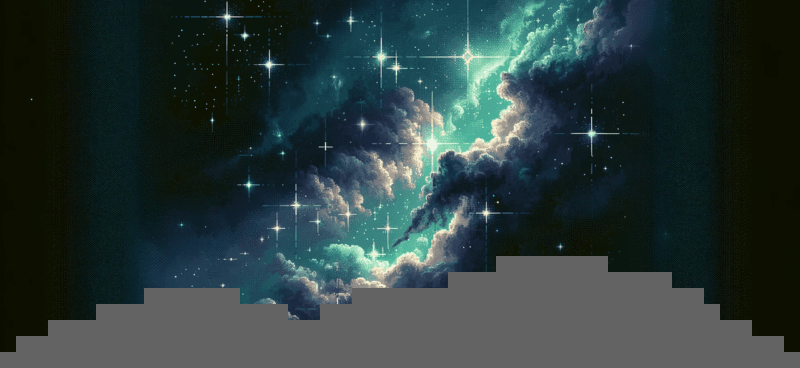

Below is a game level as drawn by its tile map, then a one-line description and the .tmx that defines it (tile-layer data replaced by summaries):
An orthogonal 50x23 tile map with 16x16 px tiles, 1 tile layer (Tile Layer 1), 1 hidden layer not drawn, 2 tilesets, 1 image layer and 9 objects.

<map version="1.10" tiledversion="1.10.2" orientation="orthogonal" renderorder="right-down" width="50" height="23" tilewidth="16" tileheight="16" infinite="0" nextlayerid="9" nextobjectid="55">
 <tileset firstgid="1" source="tiles.tsx" />
 <tileset firstgid="101" source="tileset_gutter.tsx" />
 <layer id="2" name="Tile Layer 2" width="50" height="23" visible="0">
  <data>[1150 cells, 1150 non-empty, 1 distinct tile ids]</data>
 </layer>
 <imagelayer id="8" name="Image Layer 1" offsetx="0" offsety="-93.1507">
  <image source="7new.png" width="800" height="457" />
 </imagelayer>
 <layer id="1" name="Tile Layer 1" width="50" height="23">
  <data>[1150 cells, 228 non-empty, 1 distinct tile ids]</data>
 </layer>
 <objectgroup id="3" name="ground">
  <object id="46" x="0" y="352" width="800" height="16" />
  <object id="47" x="16" y="336" width="768" height="16" />
  <object id="48" x="48" y="320" width="704" height="16" />
  <object id="49" x="96" y="304" width="192" height="16" />
  <object id="50" x="144" y="288" width="96" height="16" />
  <object id="51" x="320" y="304" width="400" height="16" />
  <object id="52" x="352" y="288" width="352" height="16" />
  <object id="53" x="448" y="272" width="224" height="16" />
  <object id="54" x="496" y="256" width="112" height="16" />
 </objectgroup>
 <objectgroup id="5" name="objects" />
</map>
